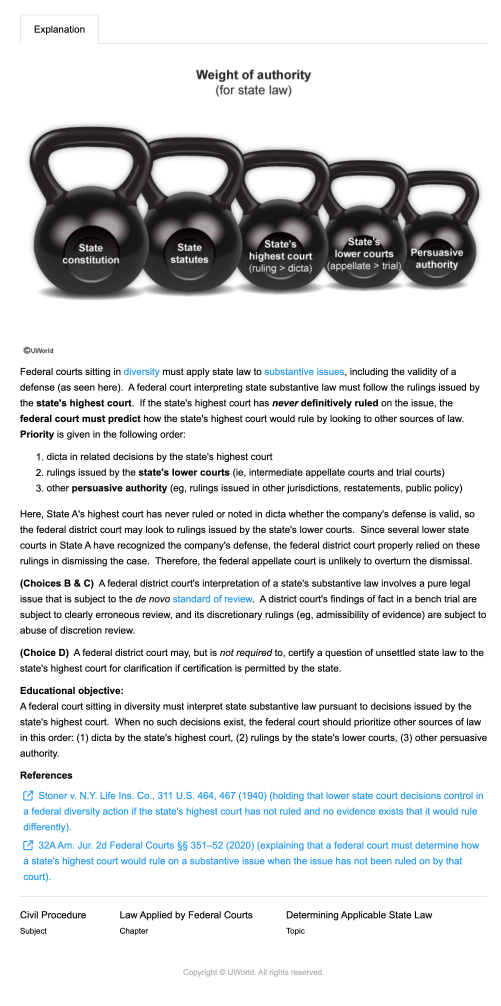
#> input picture out/Civil Procedure/Law Applied by Federal Courts/source_imgs/q0001.png, 1502 x 3018 px (shown at 1/3 size)
$ python -i generate_question_outputs.py   (imports and definitions only)
#> lines starting #> are read from the running program, lines starting #| are printed output that depends on the picture
### scripts/ai_prompts.py
#!/usr/bin/env python3
"""Load AI prompt templates from scripts/prompts/*.txt."""

from __future__ import annotations

from pathlib import Path

_PROMPTS_DIR = Path(__file__).resolve().parent / "prompts"
_cache: dict[str, str] = {}


def prompts_dir() -> Path:
    return _PROMPTS_DIR


def load_prompt(name: str, *, reload: bool = False) -> str:
    """Load a prompt template by file stem (without .txt)."""
    if reload or name not in _cache:
        path = _PROMPTS_DIR / f"{name}.txt"
        if not path.is_file():
            raise FileNotFoundError(f"Prompt template not found: {path}")
        _cache[name] = path.read_text(encoding="utf-8")
    return _cache[name]


def format_prompt(name: str, **kwargs: str) -> str:
    """Load and str.format a prompt template."""
    return load_prompt(name).format(**kwargs)

### scripts/generate_question_outputs.py
#!/usr/bin/env python3
"""
Unified generator for PassBar enriched question outputs.

Single entry point for the whole pipeline — no more castudy dependency:

  --mode build      Sync out/{subject}/{chapter}/{subject}_{chapter}_enriched.json
                     from the latest scrape under questions/{subject}/{chapter}_*/*.json.
                     Existing UWorld records are identified by stable source UID,
                     not by a display index, so imported external questions are
                     never mistaken for a raw-scrape record.
  --mode translate  AI-translate zh-question / zh-choices for questions missing them.
  --mode zh-html    AI-generate zh-explanation HTML.
  --mode en-html    AI-generate explanation (English) HTML.
  --mode meta       AI-generate question_analysis meta.
  --mode all        translate + zh-html + meta + en-html

It reads and writes the enriched JSON file directly.
"""

from __future__ import annotations

import argparse
import base64
import csv
import json
import os
import re
import shutil
import sys
import time
import traceback
import urllib.error
import urllib.request
from datetime import datetime, timezone
from pathlib import Path
from typing import Any

import cli_ai
import cursor_api
from ai_prompts import format_prompt, load_prompt

VALID_MODES = {"build", "translate", "zh-html", "en-html", "meta", "all"}
DEFAULT_ALL_MODES = ["translate", "zh-html", "meta", "en-html"]
RUN_ID = time.strftime("%Y%m%d-%H%M%S")
_BACKED_UP_FILES: set[Path] = set()
USAGE_CSV_COLUMNS = [
    "timestamp",
    "run_id",
    "started_at",
    "finished_at",
    "duration_seconds",
    "enriched_file",
    "subject",
    "chapter",
    "index",
    "question_label",
    "mode",
    "generated_field",
    "provider",
    "model",
    "input_tokens",
    "output_tokens",
    "total_tokens",
    "configured_max_output_tokens",
    "recommended_max_output_tokens_20pct",
    "output_token_headroom",
    "output_token_utilization",
    "image_detail",
    "output_chars",
    "output_bytes",
    "status",        # "ok" | "error"
    "generated_summary",
]


# ─────────────────────────────────────────────────────────────────────────────
# Env / provider setup
# ─────────────────────────────────────────────────────────────────────────────

# [23 lines left out: function _load_env_file, not called in this run]


# [1 line not run here, left out]

# [1 line that did not run here, left out]
# [1 line that did not run here, left out]
# [1 line that did not run here, left out]

GEMINI_MODEL = "gemini-3.5-flash"
OPENAI_MODEL = os.environ.get("OPENAI_MODEL", "gpt-5.4-mini")
OPENAI_MAX_OUTPUT_TOKENS = int(os.environ.get("OPENAI_MAX_OUTPUT_TOKENS", "65536"))
HTML_MAX_OUTPUT_TOKENS = int(os.environ.get("HTML_MAX_OUTPUT_TOKENS", "10000"))
OPENAI_HTML_MAX_OUTPUT_TOKENS = int(
    os.environ.get("OPENAI_HTML_MAX_OUTPUT_TOKENS", str(HTML_MAX_OUTPUT_TOKENS))
)
GEMINI_DEFAULT_MAX_OUTPUT_TOKENS = int(
    os.environ.get("GEMINI_DEFAULT_MAX_OUTPUT_TOKENS", "65536")
)
OPENAI_IMAGE_DETAIL = os.environ.get("OPENAI_IMAGE_DETAIL", "high")
AI_PROVIDER = "gemini"
AI_MODEL = GEMINI_MODEL
AI_HTML_MODEL = GEMINI_MODEL
GEMINI_REST_HTML_MODEL = GEMINI_MODEL
META_MODEL = GEMINI_MODEL
RATE_LIMIT_DELAY = 5
MAX_RETRIES = 3
LAST_AI_USAGE: dict[str, Any] | None = None

_GEMINI_API_KEYS: list[str] = [
    k for k in [os.environ.get(f"GEMINI_API_KEY_{i}") for i in range(1, 20)] if k
]
_key_index = 0


class RateLimitedError(Exception):
    pass


class NonTextGeminiResponseError(Exception):
    """Gemini returned a billable response but no text payload to consume."""


# [32 lines left out: function set_ai_provider, not called in this run]


def clear_last_ai_usage() -> None:
    global LAST_AI_USAGE
    LAST_AI_USAGE = None


def get_last_ai_usage() -> dict | None:
    return dict(LAST_AI_USAGE) if LAST_AI_USAGE else None


# [247 lines left out: functions next_api_key, _set_last_ai_usage, _print_gemini_usage, _extract_gemini_text, call_gemini_rest, _mime_type_for_image and 4 more, not called in this run]


# Provider auto-fallback chain: if the active provider fails outright (all keys/retries
# exhausted, auth error, etc.), automatically retry the same prompt on the next provider
# in this list before giving up on the question.
AI_PROVIDER_FALLBACK_CHAIN = ["gemini", "gpt", "cursor-api"]


# [68 lines left out: functions _with_provider_fallback, _call_ai_rest_once, call_ai_rest, ai_label, not called in this run]


# ─────────────────────────────────────────────────────────────────────────────
# HTML helpers
# ─────────────────────────────────────────────────────────────────────────────

_COPYRIGHT_PATTERN = re.compile(
    r"(?:©\s*MBE(?:\s*Study\s*Aid)?|MBE\s*Study\s*Aid|MBE\s*备考助手|MBE\s*备考)[^<\n]*",
    re.IGNORECASE,
)
_COPYRIGHT_BLOCK_RE = re.compile(
    r'<(footer|div|p|small|span|section)[^>]*>'
    r'(?:[^<]|<(?!\1))*?'
    r'(?:©\s*MBE(?:\s*Study\s*Aid)?|MBE\s*Study\s*Aid|MBE\s*备考助手|MBE\s*备考|仅供学习参考|仅供参考)'
    r'[^<]*?</\1>',
    re.IGNORECASE | re.DOTALL,
)


# [29 lines left out: functions strip_copyright_footers, html_to_prompt_text, not called in this run]


_TOPIC_COMMENT_RE = re.compile(r"<!--\s*pbx-topic:\s*(.*?)\s*-->", re.IGNORECASE)


# [32 lines left out: functions resolve_zh_html_topic, extract_html_from_response, parse_choices_from_json, not called in this run]


def format_choices_for_prompt(choices: dict[str, str]) -> str:
    return "\n".join(f"{key}. {choices[key]}" for key in sorted(choices.keys()))


# [35 lines left out: functions build_english_explanation_prompt, call_ai_translate, not called in this run]


# ─────────────────────────────────────────────────────────────────────────────
# Meta (question_analysis) generation
# ─────────────────────────────────────────────────────────────────────────────

TRAP_TYPES = [
    "Rule Exception Overlooked",
    "Element Missing",
    "Temporal Sequence Confusion",
    "Procedural Posture Confusion",
    "Jurisdiction Scope Confusion",
    "Standard of Review Confusion",
    "Burden Allocation Confusion",
    "Party Status Confusion",
    "Remedy vs Liability Confusion",
    "Similar Rule Swap",
    "Overbroad General Rule",
    "Irrelevant Fact Attraction",
    "Answer Polarity Misread",
    "Causation Scope Confusion",
    "Constitutional Scrutiny Mismatch",
    "Hearsay Purpose Confusion",
    "Property Interest Classification",
    "Contract Formation Timing",
    "Criminal Intent Level Confusion",
    "Evidence Admissibility Purpose",
    "No Clear Trap",
]

_LOCALIZED_TEXT_SCHEMA = {"type": "OBJECT", "properties": {"en": {"type": "STRING"}, "zh": {"type": "STRING"}}, "required": ["en", "zh"]}
_KEYWORD_ITEM_SCHEMA = {
    "type": "OBJECT",
    "properties": {
        "text": {"type": "STRING"},
        "label": _LOCALIZED_TEXT_SCHEMA,
        "kind": {"type": "STRING"},
        "reason": _LOCALIZED_TEXT_SCHEMA,
        "importance": {"type": "STRING"},
    },
    "required": ["text", "label", "kind", "reason", "importance"],
}
_HIGHLIGHT_ITEM_SCHEMA = {
    "type": "OBJECT",
    "properties": {
        "id": {"type": "STRING"},
        "text": {"type": "STRING"},
        "kind": {"type": "STRING"},
        "label": _LOCALIZED_TEXT_SCHEMA,
        "reason": _LOCALIZED_TEXT_SCHEMA,
        "importance": {"type": "STRING"},
    },
    "required": ["id", "text", "kind", "label", "reason", "importance"],
}
RESPONSE_SCHEMA = {
    "type": "OBJECT",
    "properties": {
        "micro_concept": {"type": "STRING"},
        "trap_type": {"type": "STRING"},
        "trap_type_is_new": {"type": "BOOLEAN"},
        "skill_tested": {"type": "STRING"},
        "question_keyword_meta": {
            "type": "OBJECT",
            "properties": {"keywords": {"type": "ARRAY", "items": _KEYWORD_ITEM_SCHEMA}},
            "required": ["keywords"],
        },
        "choice_keyword_meta": {
            "type": "OBJECT",
            "properties": {
                "choices": {
                    "type": "OBJECT",
                    "properties": {
                        "A": {"type": "ARRAY", "items": _KEYWORD_ITEM_SCHEMA},
                        "B": {"type": "ARRAY", "items": _KEYWORD_ITEM_SCHEMA},
                        "C": {"type": "ARRAY", "items": _KEYWORD_ITEM_SCHEMA},
                        "D": {"type": "ARRAY", "items": _KEYWORD_ITEM_SCHEMA},
                    },
                },
            },
            "required": ["choices"],
        },
        "question_highlight_meta": {
            "type": "OBJECT",
            "properties": {"highlights": {"type": "ARRAY", "items": _HIGHLIGHT_ITEM_SCHEMA}},
            "required": ["highlights"],
        },
    },
    "required": [
        "micro_concept", "trap_type", "trap_type_is_new", "skill_tested",
        "question_keyword_meta", "choice_keyword_meta", "question_highlight_meta",
    ],
}


# [89 lines left out: functions call_gemini_json, _extract_json_from_text, _call_meta_json_once, call_meta_json, not called in this run]


def taxonomy_list(values: list[str]) -> str:
    return "\n".join(f"- {value}" for value in values)


def canonical_key(value: Any) -> str:
    return re.sub(r"[^a-z0-9]+", "", str(value or "").lower())


# [217 lines left out: functions canonical_taxonomy_value, normalize_localized_text, parse_bool, build_meta_prompt, normalize_analysis_meta, get_existing_analysis_meta and 4 more, not called in this run]


def compact_summary(value: Any, max_len: int = 180) -> str:
    text = re.sub(r"\s+", " ", str(value or "")).strip()
    return text[:max_len]


# [7 lines left out: function int_or_none, not called in this run]


def round_up(value: int, step: int = 1000) -> int:
    return ((value + step - 1) // step) * step


# [107 lines left out: functions timed_call, write_usage_csv, write_error_csv, not called in this run]


def question_label(item: dict[str, Any]) -> str:
    return str(item.get("id") or item.get("question_id") or f"index-{item.get('index', '')}")


# [16 lines left out: functions answer_letter, collect_image_paths, not called in this run]


def is_complex_illustration(path: Path) -> bool:
    """Classify if an image is a complex illustration/photo or a simple diagram/table.
    We resize to 128x128 and count unique colors and compute standard deviation.
    A complex illustration typically has >= 4000 unique colors AND standard deviation >= 45.0.
    """
    try:
        from PIL import Image
        import math
        with Image.open(path) as img:
#> img is the input picture: PIL image 1502x3018 RGBA; mean R, G, B, A 222.1, 222.9, 223.9, 255
            img_rgb = img.convert("RGB")
            img_small = img_rgb.resize((128, 128))
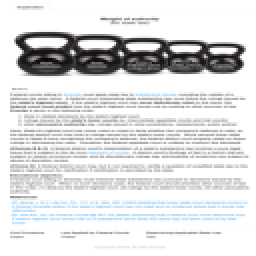
#> img_small: PIL image 128x128 RGB (shown 2 times larger); mean R, G, B 221.7, 222.5, 223.6
            colors = img_small.getcolors(maxcolors=128 * 128)
#> colors = 1287 items
            uniq_count = len(colors) if colors else 128 * 128
#> uniq_count = 1287
            if uniq_count < 4000:
                return False
            img_gray = img_small.convert("L")
            pixels = list(img_gray.getdata())
            mean_val = sum(pixels) / len(pixels)
            variance = sum((x - mean_val) ** 2 for x in pixels) / len(pixels)
            std_dev = math.sqrt(variance)
            return std_dev >= 45.0
    except Exception as exc:
        print(f"    [img-classifier] failed to analyze {path.name}: {exc}")
        return True


# [18 lines left out: function collect_explain_img_paths, not called in this run]


def has_good_html(value: Any) -> bool:
    text = str(value or "").strip()
    return bool(text and not text.startswith("<!-- ERROR:"))


# [11 lines left out: function validate_generated_html, not called in this run]


def has_good_meta(item: dict[str, Any]) -> bool:
    return has_complete_meta(item)


TOPIC_COMMENT_RE = re.compile(r'<!--\s*pbx-topic:\s*(.*?)\s*-->', re.IGNORECASE)


# [60 lines left out: functions extract_topic_from_html, generate_en_html, generate_zh_html, not called in this run]


def generate_meta(item: dict[str, Any], document_meta: dict[str, Any]) -> dict[str, Any]:
    generated = call_meta_json(build_meta_prompt(item, document_meta))
    return save_analysis_meta(item, generated)


# [37 lines left out: functions generate_translation, write_zh_html_preview, parse_index_range, has_missing_zh_translation, not called in this run]


# ─────────────────────────────────────────────────────────────────────────────
# build mode — sync enriched JSON from the latest questions/ scrape
# ─────────────────────────────────────────────────────────────────────────────

QUESTIONS_DIR = Path(__file__).parent.parent / "questions"


# [58 lines left out: functions sanitize_chapter, find_latest_raw_file, list_raw_subject_chapters, resolve_subject_chapter_pairs, not called in this run]


def canonical_enriched_path(subject: str, chapter: str) -> Path:
    return OUT_DIR / subject / chapter / f"{subject}_{chapter}_enriched.json"


def _source_slug(value: str) -> str:
    value = value.lower().replace("&", "and")
    return re.sub(r"(^-|-$)", "", re.sub(r"[^a-z0-9]+", "-", value))


def uworld_question_uid(subject: str, chapter: str, source_index: int) -> str:
    """Stable identity of a raw UWorld record within its subject/chapter feed."""
    return f"uworld:{_source_slug(subject)}:{_source_slug(chapter)}:{source_index}"


# [368 lines left out: functions summarize_provenance, find_existing_enriched_for_build, build_enriched_file, process_file, not called in this run]


# ─────────────────────────────────────────────────────────────────────────────
# File discovery
# ─────────────────────────────────────────────────────────────────────────────

OUT_DIR = Path(__file__).parent.parent / "out"


# [210 lines left out: functions find_enriched_file, list_subjects_and_chapters, collect_enriched_files, main, not called in this run]


# [3 lines not run here, left out]

>>> result = is_complex_illustration('../out/Civil Procedure/Law Applied by Federal Courts/source_imgs/q0001.png')

$ run again, on out/Civil Procedure/Law Applied by Federal Courts/source_imgs/q0005.png
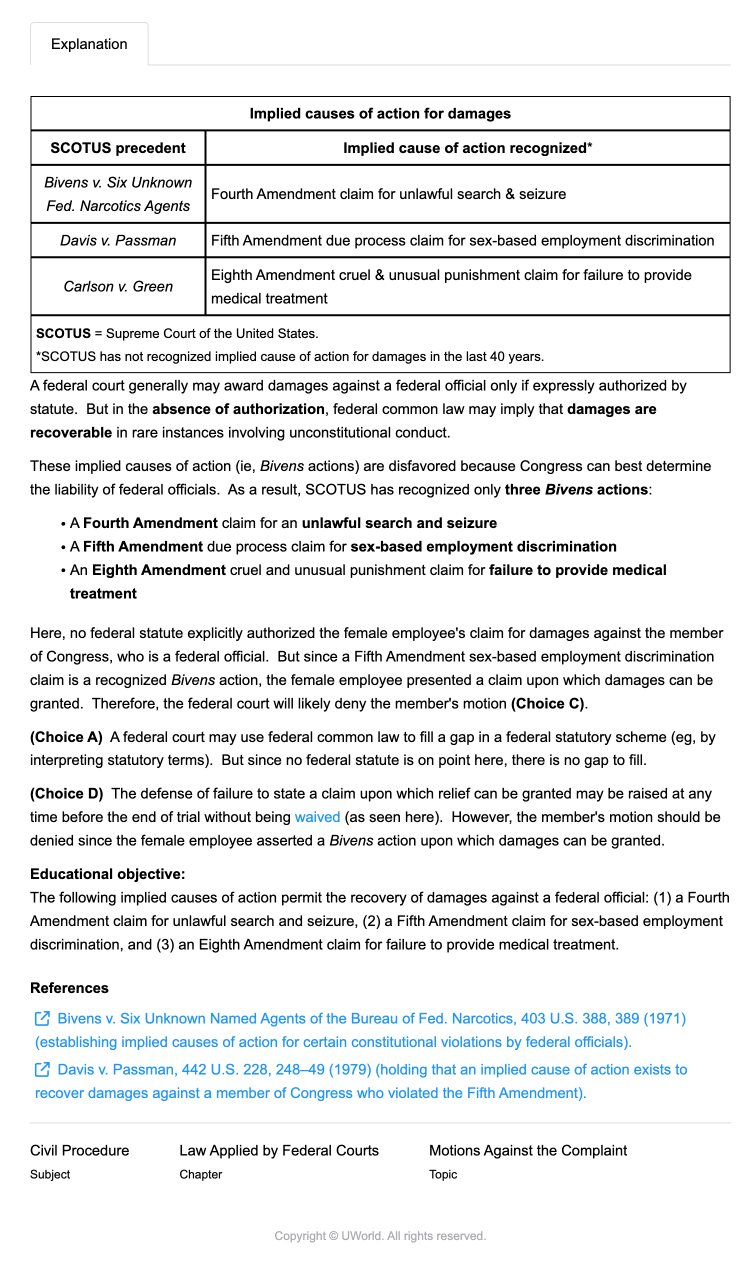
#> input picture out/Civil Procedure/Law Applied by Federal Courts/source_imgs/q0005.png, 1502 x 2574 px (shown at 1/2 size)
#> in is_complex_illustration, img is the input picture: PIL image 1502x2574 RGBA; mean R, G, B, A 234.5, 235.6, 236.5, 255
#> in is_complex_illustration, `img_small = img_rgb.resize((128, 128))`:
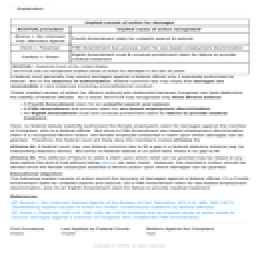
#> img_small: PIL image 128x128 RGB (shown 2 times larger); mean R, G, B 234, 235.1, 235.9
#> colors = 319 items
#> uniq_count = 319

$ run again, on out/Civil Procedure/Law Applied by Federal Courts/source_imgs/q0006.png
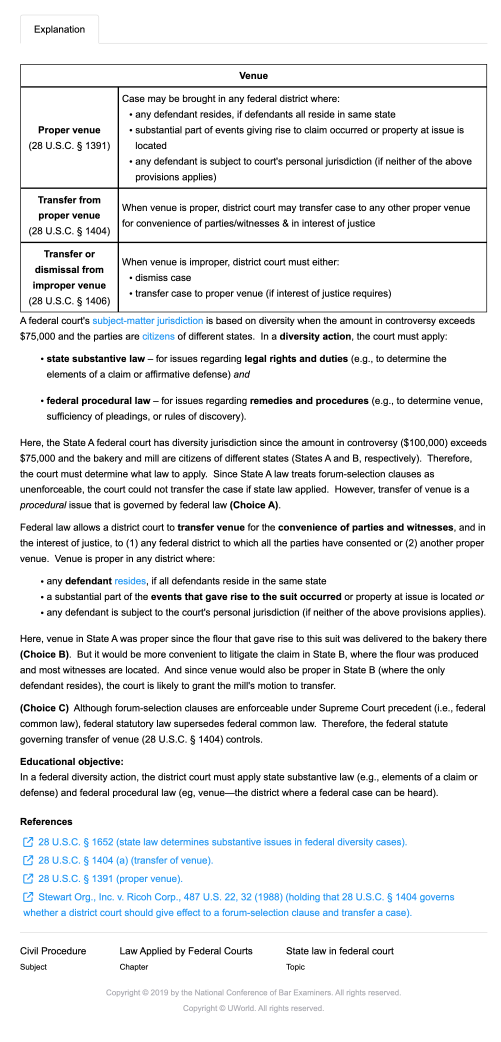
#> input picture out/Civil Procedure/Law Applied by Federal Courts/source_imgs/q0006.png, 1502 x 3126 px (shown at 1/3 size)
#> in is_complex_illustration, img is the input picture: PIL image 1502x3126 RGBA; mean R, G, B, A 236, 236.9, 237.7, 255
#> in is_complex_illustration, `img_small = img_rgb.resize((128, 128))`:
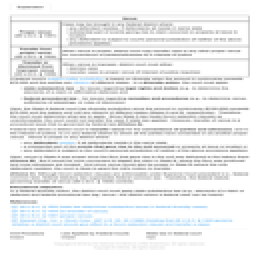
#> img_small: PIL image 128x128 RGB (shown 2 times larger); mean R, G, B 235.4, 236.4, 237.1
#> colors = 376 items
#> uniq_count = 376

$ run again, on out/Civil Procedure/Law Applied by Federal Courts/source_imgs/q0007.png
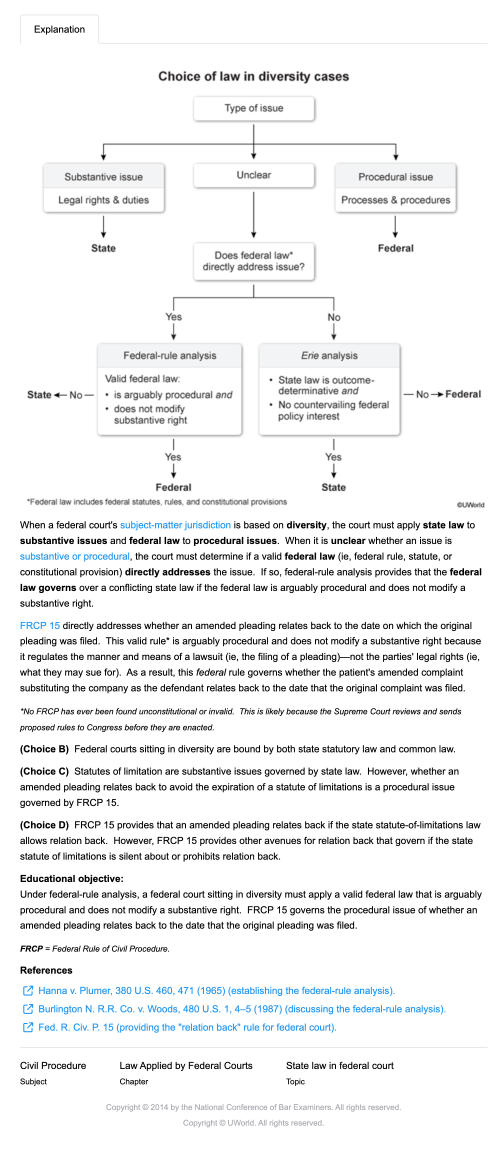
#> input picture out/Civil Procedure/Law Applied by Federal Courts/source_imgs/q0007.png, 1502 x 3470 px (shown at 1/3 size)
#> in is_complex_illustration, img is the input picture: PIL image 1502x3470 RGBA; mean R, G, B, A 241, 241.6, 242.2, 255
#> in is_complex_illustration, `img_small = img_rgb.resize((128, 128))`:
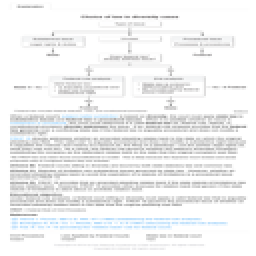
#> img_small: PIL image 128x128 RGB (shown 2 times larger); mean R, G, B 240.6, 241.3, 241.8
#> colors = 663 items
#> uniq_count = 663
